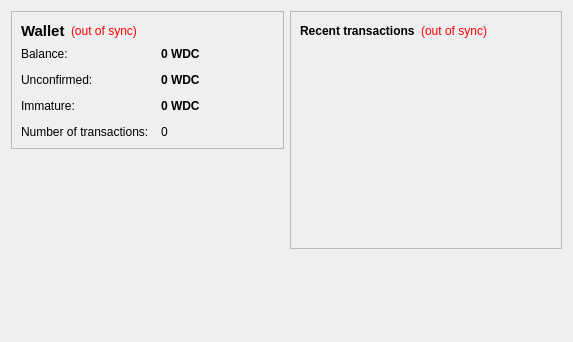
<?xml version="1.0" encoding="UTF-8"?>
<ui version="4.0">
 <class>OverviewPage</class>
 <widget class="QWidget" name="OverviewPage">
  <property name="geometry">
   <rect>
    <x>0</x>
    <y>0</y>
    <width>573</width>
    <height>342</height>
   </rect>
  </property>
  <property name="windowTitle">
   <string>Form</string>
  </property>
  <layout class="QHBoxLayout" name="horizontalLayout" stretch="1,1">
   <item>
    <layout class="QVBoxLayout" name="verticalLayout_2">
     <item>
      <widget class="QFrame" name="frame">
       <property name="frameShape">
        <enum>QFrame::StyledPanel</enum>
       </property>
       <property name="frameShadow">
        <enum>QFrame::Raised</enum>
       </property>
       <layout class="QVBoxLayout" name="verticalLayout_4">
        <item>
         <layout class="QHBoxLayout" name="horizontalLayout_4">
          <item>
           <widget class="QLabel" name="label_5">
            <property name="font">
             <font>
              <pointsize>11</pointsize>
              <weight>75</weight>
              <bold>true</bold>
             </font>
            </property>
            <property name="text">
             <string>Wallet</string>
            </property>
           </widget>
          </item>
          <item>
           <widget class="QLabel" name="labelWalletStatus">
            <property name="toolTip">
             <string>The displayed information may be out of date. Your wallet automatically synchronizes with the 42 network after a connection is established, but this process has not completed yet.</string>
            </property>
            <property name="styleSheet">
             <string notr="true">QLabel { color: red; }</string>
            </property>
            <property name="text">
             <string notr="true">(out of sync)</string>
            </property>
            <property name="alignment">
             <set>Qt::AlignLeading|Qt::AlignLeft|Qt::AlignVCenter</set>
            </property>
           </widget>
          </item>
          <item>
           <spacer name="horizontalSpacer_2">
            <property name="orientation">
             <enum>Qt::Horizontal</enum>
            </property>
            <property name="sizeHint" stdset="0">
             <size>
              <width>40</width>
              <height>20</height>
             </size>
            </property>
           </spacer>
          </item>
         </layout>
        </item>
        <item>
         <layout class="QFormLayout" name="formLayout_2">
          <property name="fieldGrowthPolicy">
           <enum>QFormLayout::AllNonFixedFieldsGrow</enum>
          </property>
          <property name="horizontalSpacing">
           <number>12</number>
          </property>
          <property name="verticalSpacing">
           <number>12</number>
          </property>
          <item row="0" column="0">
           <widget class="QLabel" name="label">
            <property name="text">
             <string>Balance:</string>
            </property>
           </widget>
          </item>
          <item row="0" column="1">
           <widget class="QLabel" name="labelBalance">
            <property name="font">
             <font>
              <weight>75</weight>
              <bold>true</bold>
             </font>
            </property>
            <property name="cursor">
             <cursorShape>IBeamCursor</cursorShape>
            </property>
            <property name="toolTip">
             <string>Your current balance</string>
            </property>
            <property name="text">
             <string notr="true">0 WDC</string>
            </property>
            <property name="textInteractionFlags">
             <set>Qt::LinksAccessibleByMouse|Qt::TextSelectableByKeyboard|Qt::TextSelectableByMouse</set>
            </property>
           </widget>
          </item>
          <item row="1" column="0">
           <widget class="QLabel" name="label_3">
            <property name="text">
             <string>Unconfirmed:</string>
            </property>
           </widget>
          </item>
          <item row="1" column="1">
           <widget class="QLabel" name="labelUnconfirmed">
            <property name="font">
             <font>
              <weight>75</weight>
              <bold>true</bold>
             </font>
            </property>
            <property name="cursor">
             <cursorShape>IBeamCursor</cursorShape>
            </property>
            <property name="toolTip">
             <string>Total of transactions that have yet to be confirmed, and do not yet count toward the current balance</string>
            </property>
            <property name="text">
             <string notr="true">0 WDC</string>
            </property>
            <property name="textInteractionFlags">
             <set>Qt::LinksAccessibleByMouse|Qt::TextSelectableByKeyboard|Qt::TextSelectableByMouse</set>
            </property>
           </widget>
          </item>
          <item row="3" column="0">
           <widget class="QLabel" name="label_2">
            <property name="text">
             <string>Number of transactions:</string>
            </property>
           </widget>
          </item>
          <item row="3" column="1">
           <widget class="QLabel" name="labelNumTransactions">
            <property name="toolTip">
             <string>Total number of transactions in wallet</string>
            </property>
            <property name="text">
             <string notr="true">0</string>
            </property>
           </widget>
          </item>
          <item row="2" column="0">
           <widget class="QLabel" name="labelImmatureText">
            <property name="text">
             <string>Immature:</string>
            </property>
           </widget>
          </item>
          <item row="2" column="1">
           <widget class="QLabel" name="labelImmature">
            <property name="font">
             <font>
              <weight>75</weight>
              <bold>true</bold>
             </font>
            </property>
            <property name="toolTip">
             <string>Mined balance that has not yet matured</string>
            </property>
            <property name="text">
             <string notr="true">0 WDC</string>
            </property>
            <property name="textInteractionFlags">
             <set>Qt::LinksAccessibleByMouse|Qt::TextSelectableByKeyboard|Qt::TextSelectableByMouse</set>
            </property>
           </widget>
          </item>
         </layout>
        </item>
       </layout>
      </widget>
     </item>
     <item>
      <spacer name="verticalSpacer">
       <property name="orientation">
        <enum>Qt::Vertical</enum>
       </property>
       <property name="sizeHint" stdset="0">
        <size>
         <width>20</width>
         <height>40</height>
        </size>
       </property>
      </spacer>
     </item>
    </layout>
   </item>
   <item>
    <layout class="QVBoxLayout" name="verticalLayout_3">
     <item>
      <widget class="QFrame" name="frame_2">
       <property name="frameShape">
        <enum>QFrame::StyledPanel</enum>
       </property>
       <property name="frameShadow">
        <enum>QFrame::Raised</enum>
       </property>
       <layout class="QVBoxLayout" name="verticalLayout">
        <item>
         <layout class="QHBoxLayout" name="horizontalLayout_2">
          <item>
           <widget class="QLabel" name="label_4">
            <property name="text">
             <string>&lt;b&gt;Recent transactions&lt;/b&gt;</string>
            </property>
           </widget>
          </item>
          <item>
           <widget class="QLabel" name="labelTransactionsStatus">
            <property name="toolTip">
             <string>The displayed information may be out of date. Your wallet automatically synchronizes with the 42 network after a connection is established, but this process has not completed yet.</string>
            </property>
            <property name="styleSheet">
             <string notr="true">QLabel { color: red; }</string>
            </property>
            <property name="text">
             <string notr="true">(out of sync)</string>
            </property>
            <property name="alignment">
             <set>Qt::AlignRight|Qt::AlignTrailing|Qt::AlignVCenter</set>
            </property>
           </widget>
          </item>
          <item>
           <spacer name="horizontalSpacer">
            <property name="orientation">
             <enum>Qt::Horizontal</enum>
            </property>
            <property name="sizeHint" stdset="0">
             <size>
              <width>40</width>
              <height>20</height>
             </size>
            </property>
           </spacer>
          </item>
         </layout>
        </item>
        <item>
         <widget class="QListView" name="listTransactions">
          <property name="styleSheet">
           <string notr="true">QListView { background: transparent; }</string>
          </property>
          <property name="frameShape">
           <enum>QFrame::NoFrame</enum>
          </property>
          <property name="verticalScrollBarPolicy">
           <enum>Qt::ScrollBarAlwaysOff</enum>
          </property>
          <property name="horizontalScrollBarPolicy">
           <enum>Qt::ScrollBarAlwaysOff</enum>
          </property>
          <property name="selectionMode">
           <enum>QAbstractItemView::NoSelection</enum>
          </property>
         </widget>
        </item>
       </layout>
      </widget>
     </item>
     <item>
      <spacer name="verticalSpacer_2">
       <property name="orientation">
        <enum>Qt::Vertical</enum>
       </property>
       <property name="sizeHint" stdset="0">
        <size>
         <width>20</width>
         <height>40</height>
        </size>
       </property>
      </spacer>
     </item>
    </layout>
   </item>
  </layout>
 </widget>
 <resources/>
 <connections/>
</ui>
